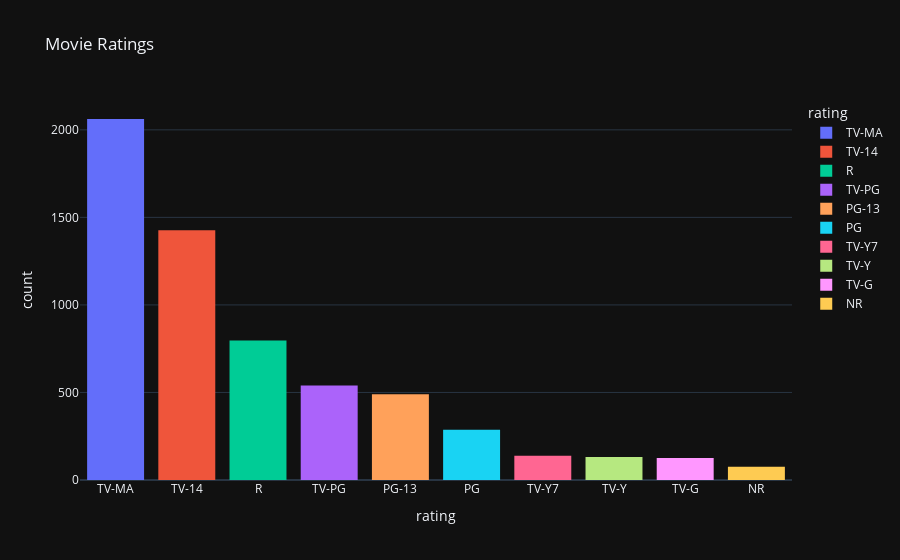

Notebook cell for this chart:
### Code cell
rating(netflix_movie, 'Movie Ratings')

### Figure 1 — Plotly figure (JSON) as saved in the notebook; plotly's stock layout.template omitted (floating-point values rounded to 4 significant figures; data arrays with more than 128 entries replaced by an {"elided": "..."} marker saying what was removed)
{"data": [{"alignmentgroup": "True", "bingroup": "x", "hovertemplate": "rating=%{x}<br>count=%{y}<extra></extra>", "legendgroup": "TV-MA", "marker": {"color": "#636efa", "pattern": {"shape": ""}}, "name": "TV-MA", "offsetgroup": "TV-MA", "orientation": "v", "showlegend": true, "type": "histogram", "x": {"elided": "2062 str values"}, "xaxis": "x", "yaxis": "y"}, {"alignmentgroup": "True", "bingroup": "x", "hovertemplate": "rating=%{x}<br>count=%{y}<extra></extra>", "legendgroup": "TV-14", "marker": {"color": "#EF553B", "pattern": {"shape": ""}}, "name": "TV-14", "offsetgroup": "TV-14", "orientation": "v", "showlegend": true, "type": "histogram", "x": {"elided": "1427 str values"}, "xaxis": "x", "yaxis": "y"}, {"alignmentgroup": "True", "bingroup": "x", "hovertemplate": "rating=%{x}<br>count=%{y}<extra></extra>", "legendgroup": "R", "marker": {"color": "#00cc96", "pattern": {"shape": ""}}, "name": "R", "offsetgroup": "R", "orientation": "v", "showlegend": true, "type": "histogram", "x": {"elided": "797 str values"}, "xaxis": "x", "yaxis": "y"}, {"alignmentgroup": "True", "bingroup": "x", "hovertemplate": "rating=%{x}<br>count=%{y}<extra></extra>", "legendgroup": "TV-PG", "marker": {"color": "#ab63fa", "pattern": {"shape": ""}}, "name": "TV-PG", "offsetgroup": "TV-PG", "orientation": "v", "showlegend": true, "type": "histogram", "x": {"elided": "540 str values"}, "xaxis": "x", "yaxis": "y"}, {"alignmentgroup": "True", "bingroup": "x", "hovertemplate": "rating=%{x}<br>count=%{y}<extra></extra>", "legendgroup": "PG-13", "marker": {"color": "#FFA15A", "pattern": {"shape": ""}}, "name": "PG-13", "offsetgroup": "PG-13", "orientation": "v", "showlegend": true, "type": "histogram", "x": {"elided": "490 str values"}, "xaxis": "x", "yaxis": "y"}, {"alignmentgroup": "True", "bingroup": "x", "hovertemplate": "rating=%{x}<br>count=%{y}<extra></extra>", "legendgroup": "PG", "marker": {"color": "#19d3f3", "pattern": {"shape": ""}}, "name": "PG", "offsetgroup": "PG", "orientation": "v", "showlegend": true, "type": "histogram", "x": {"elided": "287 str values"}, "xaxis": "x", "yaxis": "y"}, {"alignmentgroup": "True", "bingroup": "x", "hovertemplate": "rating=%{x}<br>count=%{y}<extra></extra>", "legendgroup": "TV-Y7", "marker": {"color": "#FF6692", "pattern": {"shape": ""}}, "name": "TV-Y7", "offsetgroup": "TV-Y7", "orientation": "v", "showlegend": true, "type": "histogram", "x": {"elided": "139 str values"}, "xaxis": "x", "yaxis": "y"}, {"alignmentgroup": "True", "bingroup": "x", "hovertemplate": "rating=%{x}<br>count=%{y}<extra></extra>", "legendgroup": "TV-Y", "marker": {"color": "#B6E880", "pattern": {"shape": ""}}, "name": "TV-Y", "offsetgroup": "TV-Y", "orientation": "v", "showlegend": true, "type": "histogram", "x": {"elided": "131 str values"}, "xaxis": "x", "yaxis": "y"}, {"alignmentgroup": "True", "bingroup": "x", "hovertemplate": "rating=%{x}<br>count=%{y}<extra></extra>", "legendgroup": "TV-G", "marker": {"color": "#FF97FF", "pattern": {"shape": ""}}, "name": "TV-G", "offsetgroup": "TV-G", "orientation": "v", "showlegend": true, "type": "histogram", "x": ["TV-G", "TV-G", "TV-G", "TV-G", "TV-G", "TV-G", "TV-G", "TV-G", "TV-G", "TV-G", "TV-G", "TV-G", "TV-G", "TV-G", "TV-G", "TV-G", "TV-G", "TV-G", "TV-G", "TV-G", "TV-G", "TV-G", "TV-G", "TV-G", "TV-G", "TV-G", "TV-G", "TV-G", "TV-G", "TV-G", "TV-G", "TV-G", "TV-G", "TV-G", "TV-G", "TV-G", "TV-G", "TV-G", "TV-G", "TV-G", "TV-G", "TV-G", "TV-G", "TV-G", "TV-G", "TV-G", "TV-G", "TV-G", "TV-G", "TV-G", "TV-G", "TV-G", "TV-G", "TV-G", "TV-G", "TV-G", "TV-G", "TV-G", "TV-G", "TV-G", "TV-G", "TV-G", "TV-G", "TV-G", "TV-G", "TV-G", "TV-G", "TV-G", "TV-G", "TV-G", "TV-G", "TV-G", "TV-G", "TV-G", "TV-G", "TV-G", "TV-G", "TV-G", "TV-G", "TV-G", "TV-G", "TV-G", "TV-G", "TV-G", "TV-G", "TV-G", "TV-G", "TV-G", "TV-G", "TV-G", "TV-G", "TV-G", "TV-G", "TV-G", "TV-G", "TV-G", "TV-G", "TV-G", "TV-G", "TV-G", "TV-G", "TV-G", "TV-G", "TV-G", "TV-G", "TV-G", "TV-G", "TV-G", "TV-G", "TV-G", "TV-G", "TV-G", "TV-G", "TV-G", "TV-G", "TV-G", "TV-G", "TV-G", "TV-G", "TV-G", "TV-G", "TV-G", "TV-G", "TV-G", "TV-G", "TV-G"], "xaxis": "x", "yaxis": "y"}, {"alignmentgroup": "True", "bingroup": "x", "hovertemplate": "rating=%{x}<br>count=%{y}<extra></extra>", "legendgroup": "NR", "marker": {"color": "#FECB52", "pattern": {"shape": ""}}, "name": "NR", "offsetgroup": "NR", "orientation": "v", "showlegend": true, "type": "histogram", "x": ["NR", "NR", "NR", "NR", "NR", "NR", "NR", "NR", "NR", "NR", "NR", "NR", "NR", "NR", "NR", "NR", "NR", "NR", "NR", "NR", "NR", "NR", "NR", "NR", "NR", "NR", "NR", "NR", "NR", "NR", "NR", "NR", "NR", "NR", "NR", "NR", "NR", "NR", "NR", "NR", "NR", "NR", "NR", "NR", "NR", "NR", "NR", "NR", "NR", "NR", "NR", "NR", "NR", "NR", "NR", "NR", "NR", "NR", "NR", "NR", "NR", "NR", "NR", "NR", "NR", "NR", "NR", "NR", "NR", "NR", "NR", "NR", "NR", "NR", "NR"], "xaxis": "x", "yaxis": "y"}], "layout": {"barmode": "relative", "legend": {"title": {"text": "rating"}, "tracegroupgap": 0}, "title": {"text": "Movie Ratings"}, "xaxis": {"anchor": "y", "categoryarray": ["TV-MA", "TV-14", "R", "TV-PG", "PG-13", "PG", "TV-Y7", "TV-Y", "TV-G", "NR"], "categoryorder": "array", "domain": [0, 1], "title": {"text": "rating"}}, "yaxis": {"anchor": "x", "domain": [0, 1], "title": {"text": "count"}}}}
